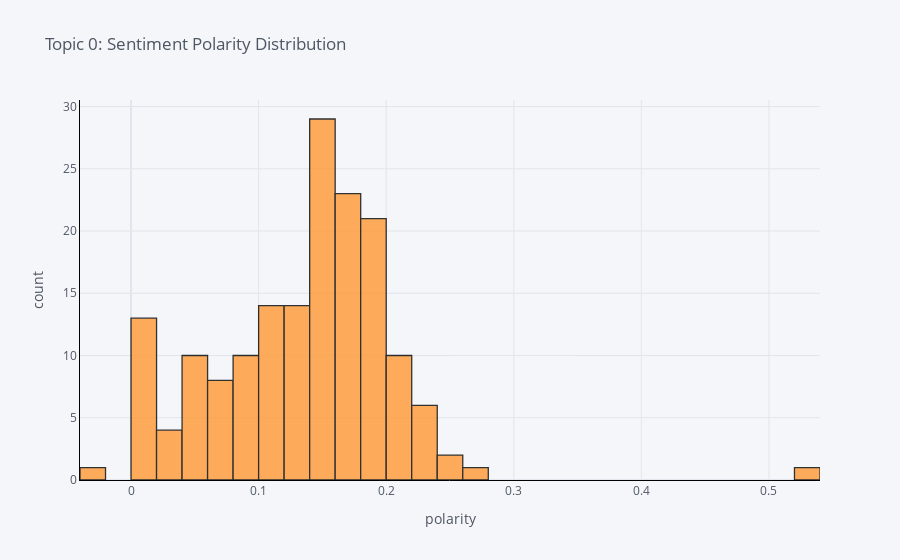

The cell this chart's notebook holds for it:
### Code cell
plot_model(lda, plot = 'sentiment')

### Figure 1 — Plotly figure (JSON) as saved in the notebook; plotly's stock layout.template omitted (floating-point values rounded to 4 significant figures; data arrays with more than 128 entries replaced by an {"elided": "..."} marker saying what was removed)
{"data": [{"histfunc": "count", "histnorm": "", "marker": {"color": "rgba(255, 153, 51, 1.0)", "line": {"color": "#000000", "width": 1.3}}, "name": "en", "nbinsx": 50, "opacity": 0.8, "orientation": "v", "type": "histogram", "x": {"elided": "167 float values"}}], "layout": {"barmode": "overlay", "legend": {"bgcolor": "#F5F6F9", "font": {"color": "#4D5663"}}, "paper_bgcolor": "#F5F6F9", "plot_bgcolor": "#F5F6F9", "title": {"font": {"color": "#4D5663"}, "text": "Topic 0: Sentiment Polarity Distribution"}, "xaxis": {"gridcolor": "#E1E5ED", "linecolor": "black", "showgrid": true, "tickfont": {"color": "#4D5663"}, "title": {"font": {"color": "#4D5663"}, "text": "polarity"}, "zerolinecolor": "#E1E5ED"}, "yaxis": {"gridcolor": "#E1E5ED", "linecolor": "black", "showgrid": true, "tickfont": {"color": "#4D5663"}, "title": {"font": {"color": "#4D5663"}, "text": "count"}, "zerolinecolor": "#E1E5ED"}}}
